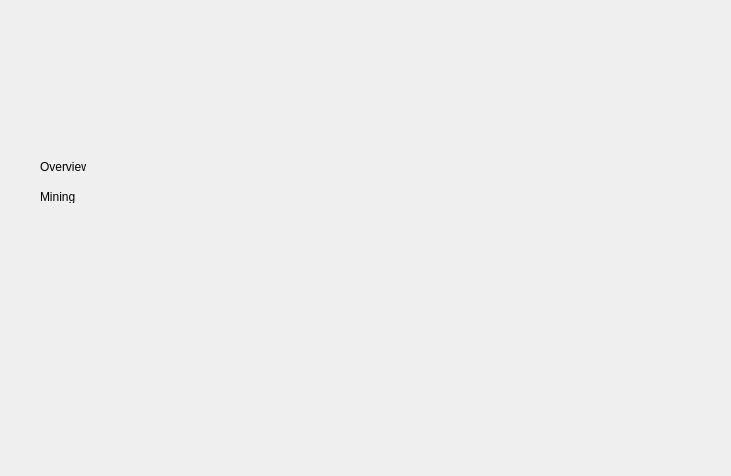
<?xml version="1.0" encoding="UTF-8"?>
<ui version="4.0">
 <class>backgroundwindow</class>
 <widget class="QWidget" name="backgroundwindow">
  <property name="geometry">
   <rect>
    <x>0</x>
    <y>0</y>
    <width>731</width>
    <height>476</height>
   </rect>
  </property>
  <property name="windowTitle">
   <string>Form</string>
  </property>
  <widget class="QLabel" name="label">
   <property name="geometry">
    <rect>
     <x>40</x>
     <y>160</y>
     <width>46</width>
     <height>13</height>
    </rect>
   </property>
   <property name="text">
    <string>Overview</string>
   </property>
  </widget>
  <widget class="QLabel" name="label_2">
   <property name="geometry">
    <rect>
     <x>40</x>
     <y>190</y>
     <width>46</width>
     <height>13</height>
    </rect>
   </property>
   <property name="text">
    <string>Mining</string>
   </property>
  </widget>
 </widget>
 <resources/>
 <connections/>
</ui>
